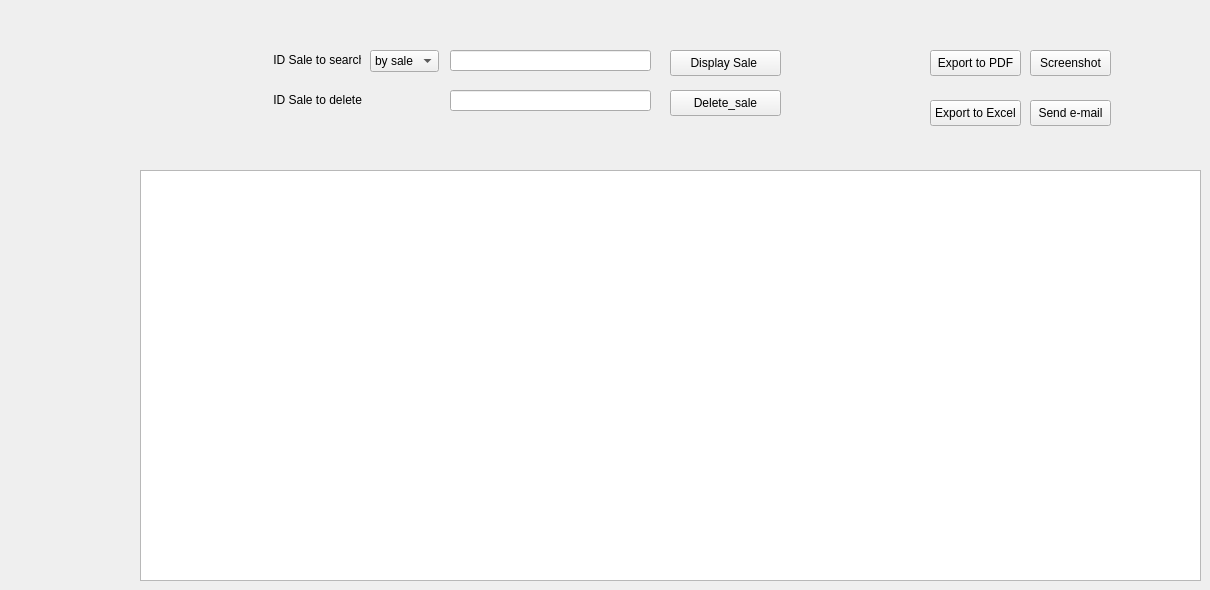
     <widget class="QWidget" name="tab_4">
      <attribute name="title">
       <string>Search_sales           </string>
      </attribute>
      <widget class="QLineEdit" name="name_product_le_2">
       <property name="geometry">
        <rect>
         <x>450</x>
         <y>50</y>
         <width>201</width>
         <height>21</height>
        </rect>
       </property>
      </widget>
      <widget class="TableView" name="TV_display_sale">
       <property name="geometry">
        <rect>
         <x>140</x>
         <y>170</y>
         <width>1061</width>
         <height>411</height>
        </rect>
       </property>
      </widget>
      <widget class="QPushButton" name="create_sale_line_2">
       <property name="geometry">
        <rect>
         <x>670</x>
         <y>50</y>
         <width>111</width>
         <height>26</height>
        </rect>
       </property>
       <property name="text">
        <string>Display Sale </string>
       </property>
      </widget>
      <widget class="QComboBox" name="type">
       <property name="geometry">
        <rect>
         <x>370</x>
         <y>50</y>
         <width>69</width>
         <height>22</height>
        </rect>
       </property>
       <item>
        <property name="text">
         <string>by sale</string>
        </property>
       </item>
       <item>
        <property name="text">
         <string>by date</string>
        </property>
       </item>
       <item>
        <property name="text">
         <string>by seller</string>
        </property>
       </item>
       <item>
        <property name="text">
         <string>by client</string>
        </property>
       </item>
      </widget>
      <widget class="QPushButton" name="create_sale_line_4">
       <property name="geometry">
        <rect>
         <x>1030</x>
         <y>50</y>
         <width>81</width>
         <height>26</height>
        </rect>
       </property>
       <property name="text">
        <string>Screenshot</string>
       </property>
      </widget>
      <widget class="QPushButton" name="create_sale_line_9">
       <property name="geometry">
        <rect>
         <x>930</x>
         <y>50</y>
         <width>91</width>
         <height>26</height>
        </rect>
       </property>
       <property name="text">
        <string>Export to PDF</string>
       </property>
      </widget>
      <widget class="QLabel" name="id_product_lab_3">
       <property name="geometry">
        <rect>
         <x>250</x>
         <y>50</y>
         <width>111</width>
         <height>20</height>
        </rect>
       </property>
       <property name="text">
        <string>       ID Sale to search </string>
       </property>
      </widget>
      <widget class="QLineEdit" name="delete_sales_QLE">
       <property name="geometry">
        <rect>
         <x>450</x>
         <y>90</y>
         <width>201</width>
         <height>21</height>
        </rect>
       </property>
      </widget>
      <widget class="QPushButton" name="delete_sale_QPB">
       <property name="geometry">
        <rect>
         <x>670</x>
         <y>90</y>
         <width>111</width>
         <height>26</height>
        </rect>
       </property>
       <property name="text">
        <string>Delete_sale</string>
       </property>
      </widget>
      <widget class="QLabel" name="id_product_lab_4">
       <property name="geometry">
        <rect>
         <x>250</x>
         <y>90</y>
         <width>141</width>
         <height>20</height>
        </rect>
       </property>
       <property name="text">
        <string>       ID Sale to delete </string>
       </property>
      </widget>
      <widget class="QPushButton" name="send_email">
       <property name="geometry">
        <rect>
         <x>1030</x>
         <y>100</y>
         <width>81</width>
         <height>26</height>
        </rect>
       </property>
       <property name="text">
        <string>Send e-mail</string>
       </property>
      </widget>
      <widget class="QPushButton" name="Export_to_excel_2">
       <property name="geometry">
        <rect>
         <x>930</x>
         <y>100</y>
         <width>91</width>
         <height>26</height>
        </rect>
       </property>
       <property name="text">
        <string>Export to Excel</string>
       </property>
      </widget>
     </widget>
